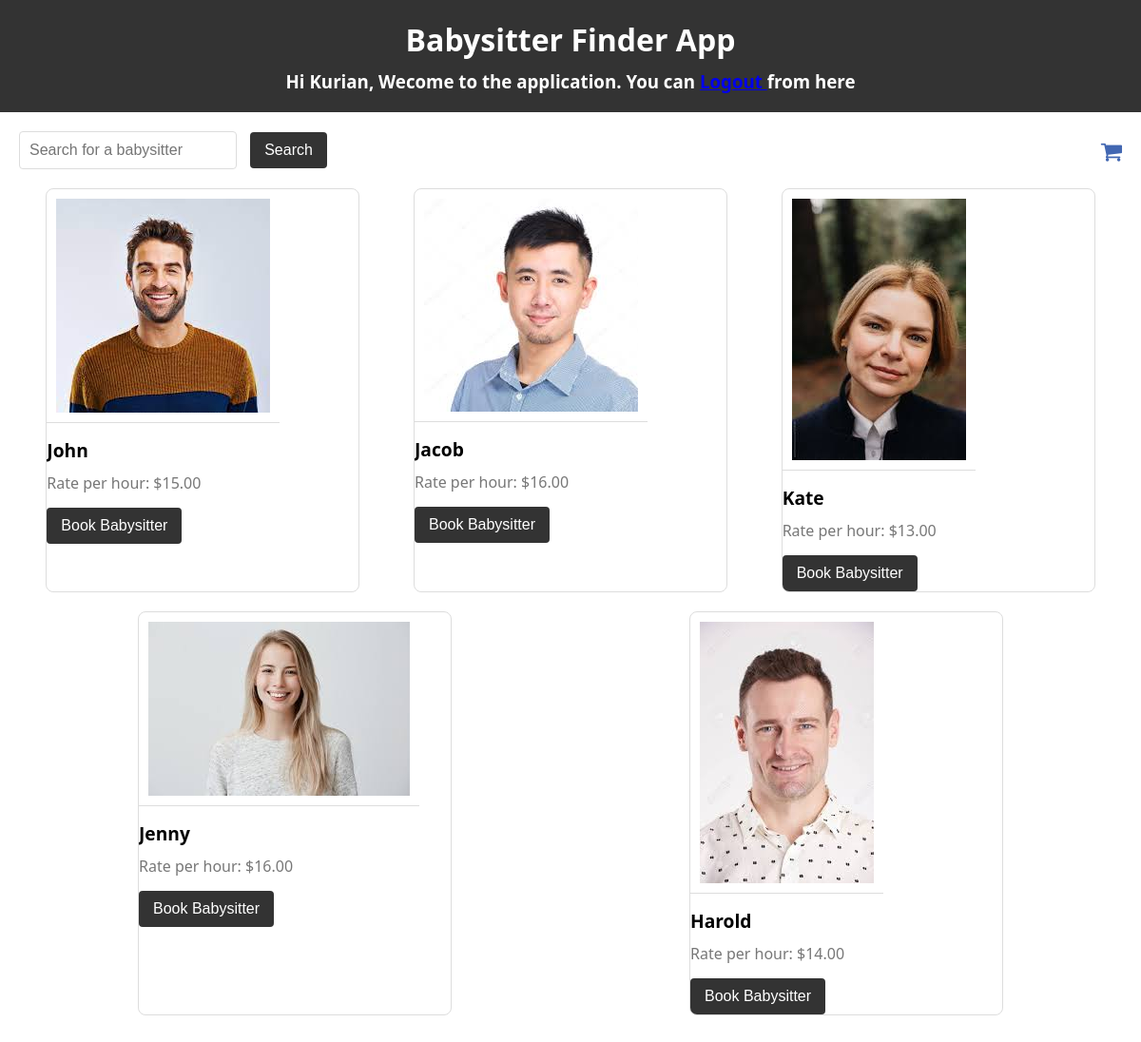
/ (signed in), run on the app's committed database.
### app/models.py (models this page shows, shortened)
class Babysitter(models.Model):
    model = models.CharField(max_length=100)
    price_per_hour = models.DecimalField(max_digits=6, decimal_places=2)
    image = models.ImageField(upload_to='babysitter_images')
    created_by = models.ForeignKey(User, on_delete=models.CASCADE)
    is_booked = models.BooleanField(default=False)
    objects = BabysitterManager()

### app/views.py (the view)
# urls.py: path("", homepage, name="homepage"),
@login_required(login_url="login")
def homepage(request):
    search_query = request.GET.get("q", "")
    babysitters = Babysitter.objects.all()
    if search_query:
        babysitters = babysitters.filter(model__icontains=search_query)
    context = {
        "babysitters": babysitters,
        "search_query": search_query,
    }
    return render(request, "app/homepage.html", context)

### app/templates/app/homepage.html (shortened to what this page needs)
<!DOCTYPE html>
<html lang="en">
<head>
    <link rel="stylesheet" href="https://cdnjs.cloudflare.com/ajax/libs/font-awesome/4.7.0/css/font-awesome.min.css">
</head>
<body>
    <header>
        <h1>Babysitter Finder App</h1>
        {% if request.user.is_authenticated %}
        <h3>Hi {{ request.user }}, Wecome to the application. You can <a href="{% url 'signout' %}">Logout </a>from here</h3>
        {% endif %}
    </header>
    <div class="container">
        <div class="search-bar">
            <form action="" method="GET">
                <input type="text" name="q" placeholder="Search for a babysitter" value="{{ search_query }}">
                <button type="submit">Search</button>
            </form>
            <a href="{% url 'cart' %}" class="cart_btn"><i class="fa fa-shopping-cart"></i></a>
        </div>
        <div class="product-container">
            {% if babysitters %}
            {% for babysitter in babysitters %}
            <div class="product-card">
                <img src="{{ babysitter.image.url }}" alt="{{ babysitter.model }}">
                <h3>{{ babysitter.model }}</h3>
                <p>Rate per hour: ${{ babysitter.price_per_hour }}</p>
                <a href="{% url 'add_to_cart' pk=babysitter.pk %}"><button>Book Babysitter</button></a>
            </div>
            {% endfor %}
            {% else %}
            <p>No babysitters found.</p>
            {% endif %}
        </div>
    </div>
</body>
</html>

### app/templates/app/homepage.html (style rules this page uses)
body { font-family: 'Segoe UI', Tahoma, Geneva, Verdana, sans-serif; margin: 0; padding: 0; background-image: url('https://img.freepik.com/premium-vector/babysitter-nanny-services-care-baby-needs-play-with-children-flat-illustration_2175-8229.jpg?w=2000'); background-repeat: no-repeat; background-size: cover; }
header { background-color: #333; color: #fff; padding: 20px; text-align: center; }
h1 { margin: 0; }
h3 { margin: 10px 0 0; }
.container { max-width: 1200px; margin: 20px auto; padding: 0 20px; }
.search-bar { margin-bottom: 20px; display: flex; justify-content: space-between; align-items: center; }
.search-bar input[type="text"] { padding: 10px; border: 1px solid #ddd; border-radius: 4px; font-size: 16px; flex-grow: 1; }
.search-bar button { padding: 10px 15px; background-color: #333; color: #fff; border: none; border-radius: 4px; font-size: 16px; cursor: pointer; margin-left: 10px; }
.product-container { display: flex; flex-wrap: wrap; justify-content: space-around; }
.product-card { width: calc(30% - 20px); margin-bottom: 20px; background-color: #fff; border: 1px solid #ddd; border-radius: 8px; overflow: hidden; transition: transform 0.3s ease-in-out; }
.product-card img { max-width: 100%; height: auto; border-bottom: 1px solid #ddd; padding: 10px; }
.product-card h3 { margin: 10px 0; font-size: 1.2em; }
.product-card p { margin: 5px 0; color: #777; }
.product-card button { padding: 10px 15px; background-color: #333; color: #fff; border: none; border-radius: 4px; font-size: 16px; cursor: pointer; margin-top: 10px; }
.cart_btn { text-decoration: none; color: #4267B2; font-size: 24px; }

### data on the page
Babysitter: image (picture), model "John", price_per_hour "15.00"
Babysitter: image (picture), model "Jacob", price_per_hour "16.00"
Babysitter: image (picture), model "Kate", price_per_hour "13.00"
Babysitter: image (picture), model "Jenny", price_per_hour "16.00"
Babysitter: image (picture), model "Harold", price_per_hour "14.00"

### other printed values
{{ request.user }} "Kurian"
